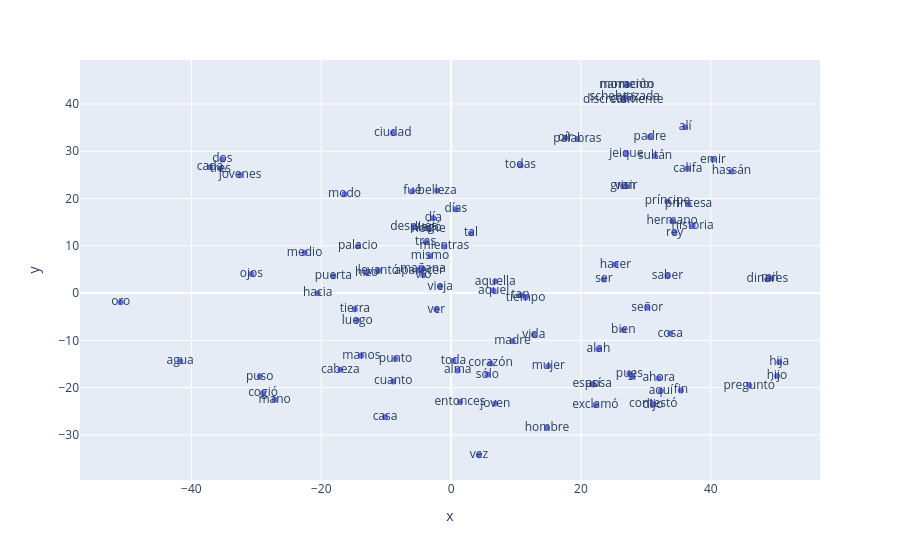

Notebook cell for this chart:
### Markdown cell above
Elegimos 100 parablas para graficar dado el nivel alto de palabras en el modelo y para poder identificar grupos especificos.

### Code cell
# Graficar los embedddings en 2D
import plotly.graph_objects as go
import plotly.express as px

vecs, labels = reduce_dimensions(w2v_model)

MAX_WORDS=100
fig = px.scatter(x=vecs[:MAX_WORDS,0], y=vecs[:MAX_WORDS,1], text=labels[:MAX_WORDS])
fig.show()

### Figure 1 — Plotly figure (JSON) as saved in the notebook; plotly's stock layout.template omitted (floating-point values rounded to 4 significant figures)
{"data": [{"hovertemplate": "x=%{x}<br>y=%{y}<br>text=%{text}<extra></extra>", "legendgroup": "", "marker": {"color": "#636efa", "symbol": "circle"}, "mode": "markers+text", "name": "", "orientation": "v", "showlegend": false, "text": ["dijo", "rey", "entonces", "joven", "noche", "alah", "si", "llegó", "tan", "contestó", "pues", "después", "aquí", "casa", "así", "hijo", "ojos", "dos", "día", "momento", "califa", "palabras", "aquel", "padre", "todas", "mañana", "tiempo", "cabeza", "vió", "visir", "palacio", "luego", "fué", "toda", "vez", "madre", "schehrazada", "cuanto", "ver", "hija", "aquella", "hizo", "mano", "bien", "oro", "tal", "corazón", "esposa", "mismo", "manos", "hacer", "ciudad", "historia", "vida", "hassán", "hombre", "señor", "sultán", "tierra", "puerta", "gran", "oír", "aparecer", "calló", "ahora", "hermano", "hacia", "narración", "preguntó", "alma", "exclamó", "cada", "puso", "tras", "ser", "días", "modo", "tres", "discretamente", "sólo", "fin", "princesa", "agua", "emir", "mil", "mujer", "jeique", "medio", "belleza", "alí", "príncipe", "punto", "saber", "cosa", "dinares", "vieja", "levantó", "mientras", "jóvenes", "cogió"], "type": "scatter", "x": [31.07, 34.43, 1.362, 6.799, -3.46, 22.69, 27.86, -3.503, 10.69, 31.14, 27.46, -5.771, 32.31, -10.18, 21.88, 50.2, -30.75, -35.24, -2.744, 27.07, 36.46, 19.45, 6.547, 30.63, 10.69, -4.35, 11.47, -17.07, -4.285, 26.95, -14.36, -14.46, -5.976, 0.3751, 4.281, 9.452, 26.75, -8.913, -2.26, 50.54, 6.802, -13.01, -27.18, 26.53, -50.89, 3.06, 6.081, 21.72, -3.248, -13.82, 25.32, -8.98, 37.2, 12.74, 43.18, 14.76, 30.2, 31.41, -14.82, -18.14, 26.47, 17.6, -4.902, 26.58, 31.98, 34.05, -20.54, 27.06, 45.93, 1.017, 22.23, -37.13, -29.48, -3.935, 23.53, 0.7347, -16.41, -35.55, 26.52, 5.584, 35.4, 36.57, -41.73, 40.34, 49.08, 14.96, 26.99, -22.56, -2.152, 36.04, 33.31, -8.553, 33.32, 33.75, 48.71, -1.684, -11.2, -1.041, -32.51, -28.97], "xaxis": "x", "y": [-23.62, 12.75, -23.03, -23.37, 13.66, -11.84, -17.68, 13.72, -0.4751, -23.5, -17.01, 13.97, -20.68, -26.21, -19.32, -17.53, 4.063, 28.27, 15.84, 44.07, 26.33, 32.59, 0.5178, 33.04, 27.02, 5.165, -0.9342, -16.21, 3.759, 22.58, 9.905, -5.814, 21.56, -14.28, -34.3, -10.19, 41.4, -18.67, -3.484, -14.64, 2.44, 4.296, -22.55, -7.814, -1.922, 12.67, -14.87, -19.26, 7.836, -13.21, 6.043, 33.86, 14.19, -8.816, 25.72, -28.53, -3.111, 29.01, -3.397, 3.571, 22.58, 32.79, 4.776, 41.04, -18.03, 15.19, -0.03403, 44.06, -19.56, -16.37, -23.65, 26.63, -17.65, 10.81, 2.896, 17.74, 20.9, 26.31, 40.86, -17.22, -20.58, 18.8, -14.43, 28.25, 3.105, -15.43, 29.5, 8.51, 21.64, 35.06, 19.38, -13.95, 3.669, -8.563, 2.936, 1.395, 4.763, 9.868, 24.96, -21.19], "yaxis": "y"}], "layout": {"legend": {"tracegroupgap": 0}, "margin": {"t": 60}, "xaxis": {"anchor": "y", "domain": [0, 1], "title": {"text": "x"}}, "yaxis": {"anchor": "x", "domain": [0, 1], "title": {"text": "y"}}}}
